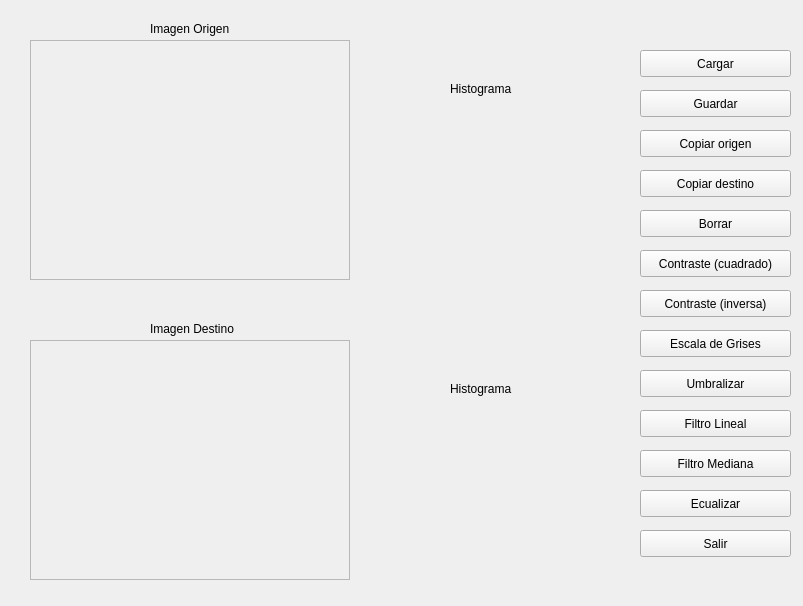
<?xml version="1.0" encoding="UTF-8"?>
<ui version="4.0">
 <class>QMainForm</class>
 <widget class="QWidget" name="QMainForm">
  <property name="geometry">
   <rect>
    <x>0</x>
    <y>0</y>
    <width>803</width>
    <height>606</height>
   </rect>
  </property>
  <property name="windowTitle">
   <string>Procesamiento de imágenes</string>
  </property>
  <widget class="QFrame" name="frameOrig">
   <property name="geometry">
    <rect>
     <x>30</x>
     <y>40</y>
     <width>320</width>
     <height>240</height>
    </rect>
   </property>
   <property name="frameShape">
    <enum>QFrame::StyledPanel</enum>
   </property>
   <property name="frameShadow">
    <enum>QFrame::Raised</enum>
   </property>
  </widget>
  <widget class="QFrame" name="frameDest">
   <property name="geometry">
    <rect>
     <x>30</x>
     <y>340</y>
     <width>320</width>
     <height>240</height>
    </rect>
   </property>
   <property name="frameShape">
    <enum>QFrame::StyledPanel</enum>
   </property>
   <property name="frameShadow">
    <enum>QFrame::Raised</enum>
   </property>
  </widget>
  <widget class="QPushButton" name="pushButtonCargar">
   <property name="geometry">
    <rect>
     <x>640</x>
     <y>50</y>
     <width>151</width>
     <height>27</height>
    </rect>
   </property>
   <property name="text">
    <string>Cargar</string>
   </property>
  </widget>
  <widget class="QPushButton" name="pushButtonSalir">
   <property name="geometry">
    <rect>
     <x>640</x>
     <y>530</y>
     <width>151</width>
     <height>27</height>
    </rect>
   </property>
   <property name="text">
    <string>Salir</string>
   </property>
  </widget>
  <widget class="QLabel" name="labelOrig">
   <property name="geometry">
    <rect>
     <x>150</x>
     <y>20</y>
     <width>101</width>
     <height>18</height>
    </rect>
   </property>
   <property name="text">
    <string>Imagen Origen</string>
   </property>
  </widget>
  <widget class="QLabel" name="labelDest">
   <property name="geometry">
    <rect>
     <x>150</x>
     <y>320</y>
     <width>111</width>
     <height>18</height>
    </rect>
   </property>
   <property name="text">
    <string>Imagen Destino</string>
   </property>
  </widget>
  <widget class="QPushButton" name="pushButtonCopiarO">
   <property name="geometry">
    <rect>
     <x>640</x>
     <y>130</y>
     <width>151</width>
     <height>27</height>
    </rect>
   </property>
   <property name="text">
    <string>Copiar origen</string>
   </property>
  </widget>
  <widget class="QPushButton" name="pushButtonCopiarD">
   <property name="geometry">
    <rect>
     <x>640</x>
     <y>170</y>
     <width>151</width>
     <height>27</height>
    </rect>
   </property>
   <property name="text">
    <string>Copiar destino</string>
   </property>
  </widget>
  <widget class="QPushButton" name="pushButtonEscalaGrises">
   <property name="geometry">
    <rect>
     <x>640</x>
     <y>330</y>
     <width>151</width>
     <height>27</height>
    </rect>
   </property>
   <property name="text">
    <string>Escala de Grises</string>
   </property>
   <property name="checkable">
    <bool>true</bool>
   </property>
  </widget>
  <widget class="QPushButton" name="pushButtonContrasteFCuadrada">
   <property name="geometry">
    <rect>
     <x>640</x>
     <y>250</y>
     <width>151</width>
     <height>27</height>
    </rect>
   </property>
   <property name="text">
    <string>Contraste (cuadrado)</string>
   </property>
  </widget>
  <widget class="QPushButton" name="pushButtonFInversa">
   <property name="geometry">
    <rect>
     <x>640</x>
     <y>290</y>
     <width>151</width>
     <height>27</height>
    </rect>
   </property>
   <property name="text">
    <string>Contraste (inversa)</string>
   </property>
  </widget>
  <widget class="QPushButton" name="pushButtonEcualizar">
   <property name="geometry">
    <rect>
     <x>640</x>
     <y>490</y>
     <width>151</width>
     <height>27</height>
    </rect>
   </property>
   <property name="text">
    <string>Ecualizar</string>
   </property>
  </widget>
  <widget class="QPushButton" name="pushButtonFiltroLineal">
   <property name="geometry">
    <rect>
     <x>640</x>
     <y>410</y>
     <width>151</width>
     <height>27</height>
    </rect>
   </property>
   <property name="text">
    <string>Filtro Lineal</string>
   </property>
   <property name="checkable">
    <bool>true</bool>
   </property>
  </widget>
  <widget class="QPushButton" name="pushButtonFiltroMediana">
   <property name="geometry">
    <rect>
     <x>640</x>
     <y>450</y>
     <width>151</width>
     <height>27</height>
    </rect>
   </property>
   <property name="text">
    <string>Filtro Mediana</string>
   </property>
  </widget>
  <widget class="QPushButton" name="pushButtonBorrar">
   <property name="geometry">
    <rect>
     <x>640</x>
     <y>210</y>
     <width>151</width>
     <height>27</height>
    </rect>
   </property>
   <property name="text">
    <string>Borrar</string>
   </property>
  </widget>
  <widget class="QPushButton" name="pushButtonGuardar">
   <property name="geometry">
    <rect>
     <x>640</x>
     <y>90</y>
     <width>151</width>
     <height>27</height>
    </rect>
   </property>
   <property name="text">
    <string>Guardar</string>
   </property>
  </widget>
  <widget class="QFrame" name="frameHistoOrig">
   <property name="geometry">
    <rect>
     <x>360</x>
     <y>100</y>
     <width>256</width>
     <height>120</height>
    </rect>
   </property>
   <property name="frameShape">
    <enum>QFrame::NoFrame</enum>
   </property>
   <property name="frameShadow">
    <enum>QFrame::Raised</enum>
   </property>
   <property name="lineWidth">
    <number>1</number>
   </property>
  </widget>
  <widget class="QFrame" name="frameHistoDest">
   <property name="geometry">
    <rect>
     <x>360</x>
     <y>400</y>
     <width>256</width>
     <height>120</height>
    </rect>
   </property>
   <property name="frameShape">
    <enum>QFrame::NoFrame</enum>
   </property>
   <property name="frameShadow">
    <enum>QFrame::Raised</enum>
   </property>
  </widget>
  <widget class="QLabel" name="labelHistoOrig">
   <property name="geometry">
    <rect>
     <x>450</x>
     <y>80</y>
     <width>81</width>
     <height>18</height>
    </rect>
   </property>
   <property name="text">
    <string>Histograma</string>
   </property>
  </widget>
  <widget class="QLabel" name="labelHistoDest">
   <property name="geometry">
    <rect>
     <x>450</x>
     <y>380</y>
     <width>81</width>
     <height>18</height>
    </rect>
   </property>
   <property name="text">
    <string>Histograma</string>
   </property>
  </widget>
  <widget class="QPushButton" name="pushButtonUmbralizar">
   <property name="geometry">
    <rect>
     <x>640</x>
     <y>370</y>
     <width>151</width>
     <height>27</height>
    </rect>
   </property>
   <property name="text">
    <string>Umbralizar</string>
   </property>
   <property name="checkable">
    <bool>true</bool>
   </property>
  </widget>
 </widget>
 <resources/>
 <connections/>
</ui>
